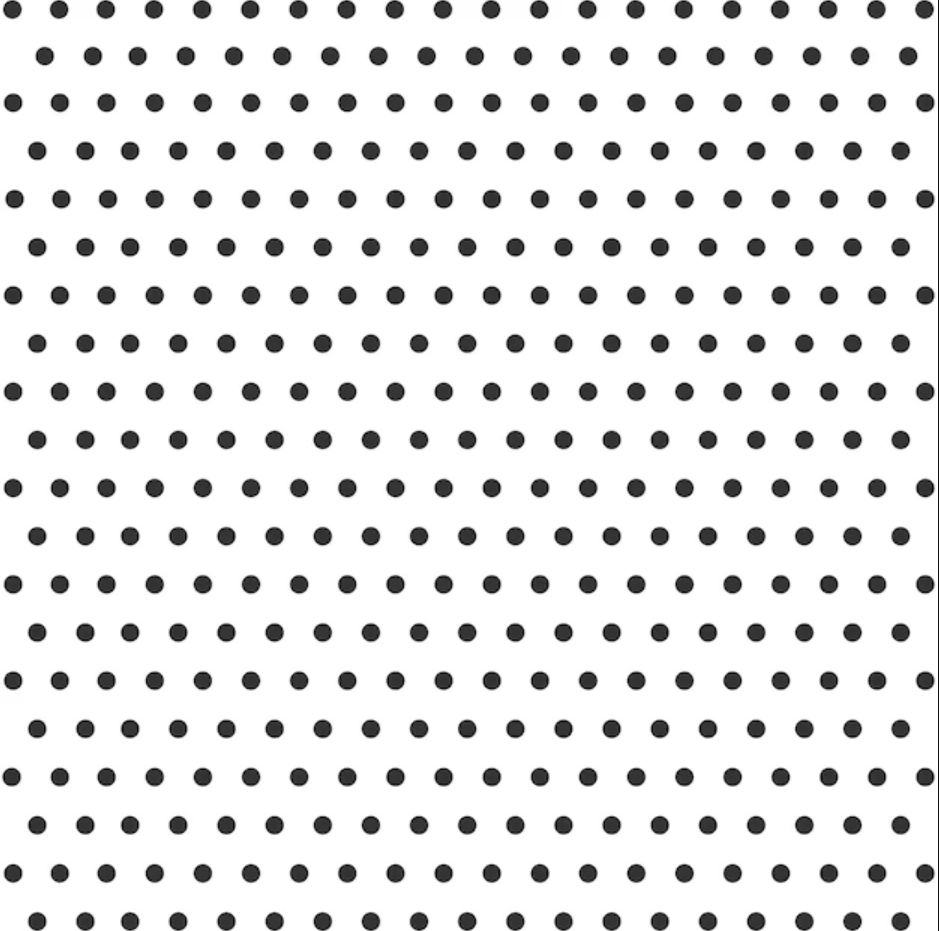
#> input picture tutorialimages/images/puntos.png, 939 x 931 px
$ python testCounter.py
#> lines starting #> are read from the running program, lines starting #| are printed output that depends on the picture; after the words box and inside, x2 and y2 are one past the last pixel; in counts of white or black regions, pixels touching at a corner belong together
from PIL import Image  # Importa la clase Image de la biblioteca PIL (Pillow)
import numpy as np     # Importa la biblioteca numpy bajo el alias np
import cv2             # Importa la biblioteca OpenCV bajo el alias cv2
import matplotlib.pyplot as plt  # Importa matplotlib.pyplot bajo el alias plt

# Abrir la imagen usando PIL
image = Image.open("puntos.png")
#> image is the input picture: PIL image 939x931 RGBA; mean R, G, B, A 229.5, 229.5, 229.5, 255

# Convertir la imagen a escala de grises
gray_image = image.convert('L')

# Convertir la imagen de PIL a un arreglo de NumPy
image_array = np.array(gray_image)

# Aplicar un umbral para binarizar la imagen
_, binary_image = cv2.threshold(image_array, 128, 255, cv2.THRESH_BINARY_INV)
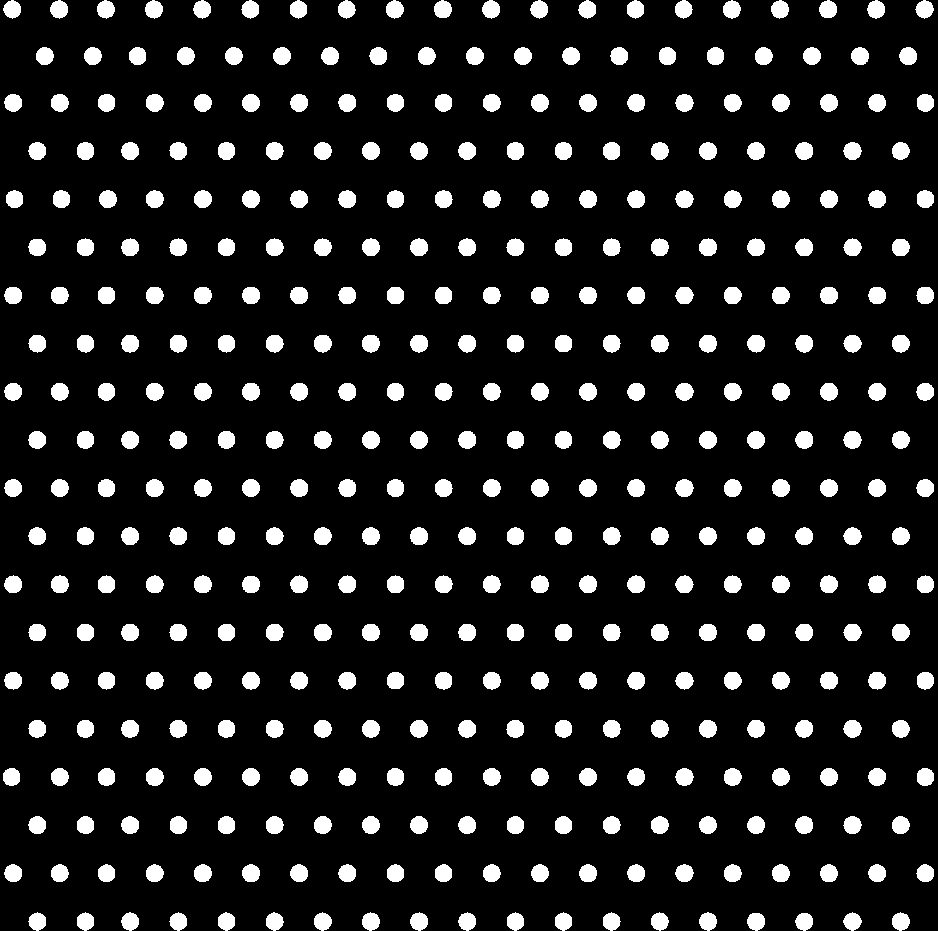
#> binary_image: shape (931, 939); 11.4% white; 391 white regions

# Encontrar los contornos de los objetos en la imagen binarizada
contours, _ = cv2.findContours(binary_image, cv2.RETR_EXTERNAL, cv2.CHAIN_APPROX_SIMPLE)
#> contours = 391 contours, 1 with area under 20; largest, box (x1, y1, x2, y2) and area: (410, 527, 428, 545) 234, (675, 479, 694, 497) 233, (843, 431, 862, 449) 233, (795, 431, 813, 449) 233, (290, 479, 308, 497) 232

# Contar el número de contornos (objetos)
number_of_objects = len(contours)
#> number_of_objects = 391
print(f'Número de objetos en la imagen: {number_of_objects}')
#| Número de objetos en la imagen: 391

# Visualizar los resultados
plt.figure(figsize=(12, 6))  # Crear una figura de tamaño 12x6 pulgadas

# Subtrama para la imagen original
plt.subplot(1, 2, 1)  # Crear una subtrama 1x2, mostrar en la posición 1
plt.title('Imagen Original')  # Establecer el título de la subtrama
plt.imshow(image, cmap='gray')  # Mostrar la imagen original en escala de grises
plt.axis('off')  # Desactivar los ejes en la subtrama

# Subtrama para la imagen con contornos
plt.subplot(1, 2, 2)  # Crear una subtrama 1x2, mostrar en la posición 2
plt.title('Imagen con Contornos')  # Establecer el título de la subtrama
contour_image = cv2.cvtColor(binary_image, cv2.COLOR_GRAY2BGR)  # Convertir imagen binaria a color BGR
#> contour_image: shape (931, 939, 3); 11.4% white; 391 white regions, largest, box (x1, y1, x2, y2) and area: (938, 0, 939, 931) 931, (410, 527, 428, 545) 260, (242, 383, 260, 401) 259
cv2.drawContours(contour_image, contours, -1, (0, 255, 0), 2)  # Dibujar contornos en la imagen
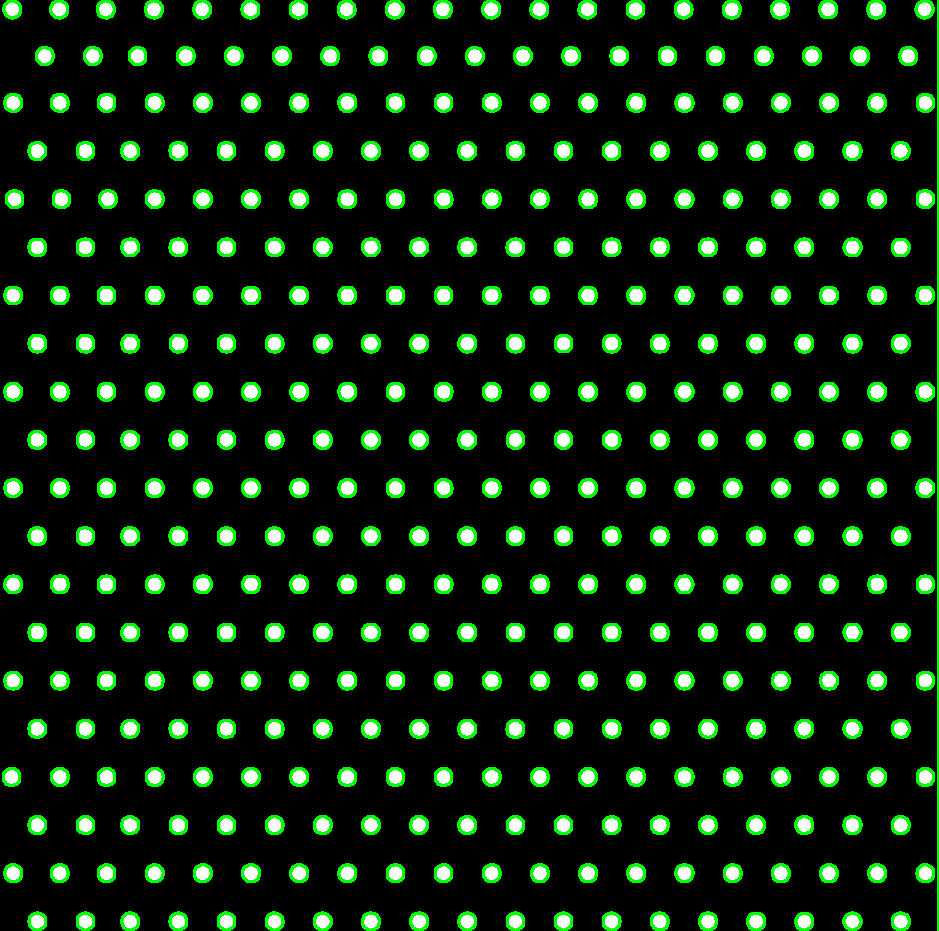
#> contour_image: shape (931, 939, 3); mean B, G, R 16.5, 37.9, 16.5
plt.imshow(contour_image)  # Mostrar la imagen con contornos
plt.axis('off')  # Desactivar los ejes en la subtrama

plt.show()  # Mostrar la figura completa con ambas subtramas
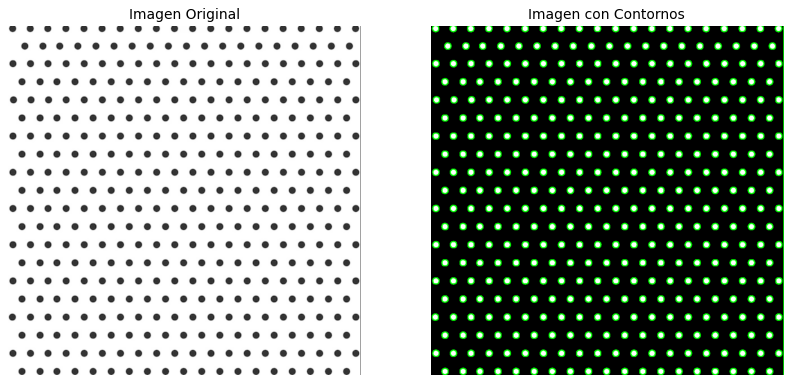
#> figure drawn by matplotlib, 2 panels
